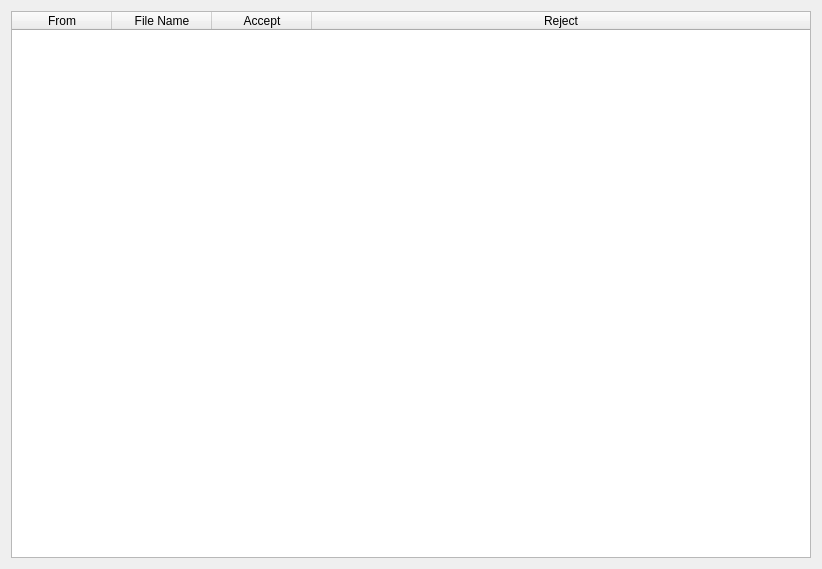
<?xml version="1.0" encoding="UTF-8"?>
<ui version="4.0">
 <class>seeInvitation</class>
 <widget class="QDialog" name="seeInvitation">
  <property name="geometry">
   <rect>
    <x>0</x>
    <y>0</y>
    <width>822</width>
    <height>569</height>
   </rect>
  </property>
  <property name="windowTitle">
   <string>Invitation</string>
  </property>
  <layout class="QGridLayout" name="gridLayout">
   <item row="0" column="0">
    <widget class="QTableWidget" name="tableWidget">
     <property name="wordWrap">
      <bool>true</bool>
     </property>
     <attribute name="horizontalHeaderStretchLastSection">
      <bool>true</bool>
     </attribute>
     <column>
      <property name="text">
       <string>From</string>
      </property>
      <property name="textAlignment">
       <set>AlignCenter</set>
      </property>
     </column>
     <column>
      <property name="text">
       <string>File Name</string>
      </property>
      <property name="textAlignment">
       <set>AlignCenter</set>
      </property>
     </column>
     <column>
      <property name="text">
       <string>Accept</string>
      </property>
      <property name="textAlignment">
       <set>AlignCenter</set>
      </property>
     </column>
     <column>
      <property name="text">
       <string>Reject</string>
      </property>
      <property name="textAlignment">
       <set>AlignCenter</set>
      </property>
     </column>
    </widget>
   </item>
  </layout>
 </widget>
 <resources/>
 <connections/>
</ui>
